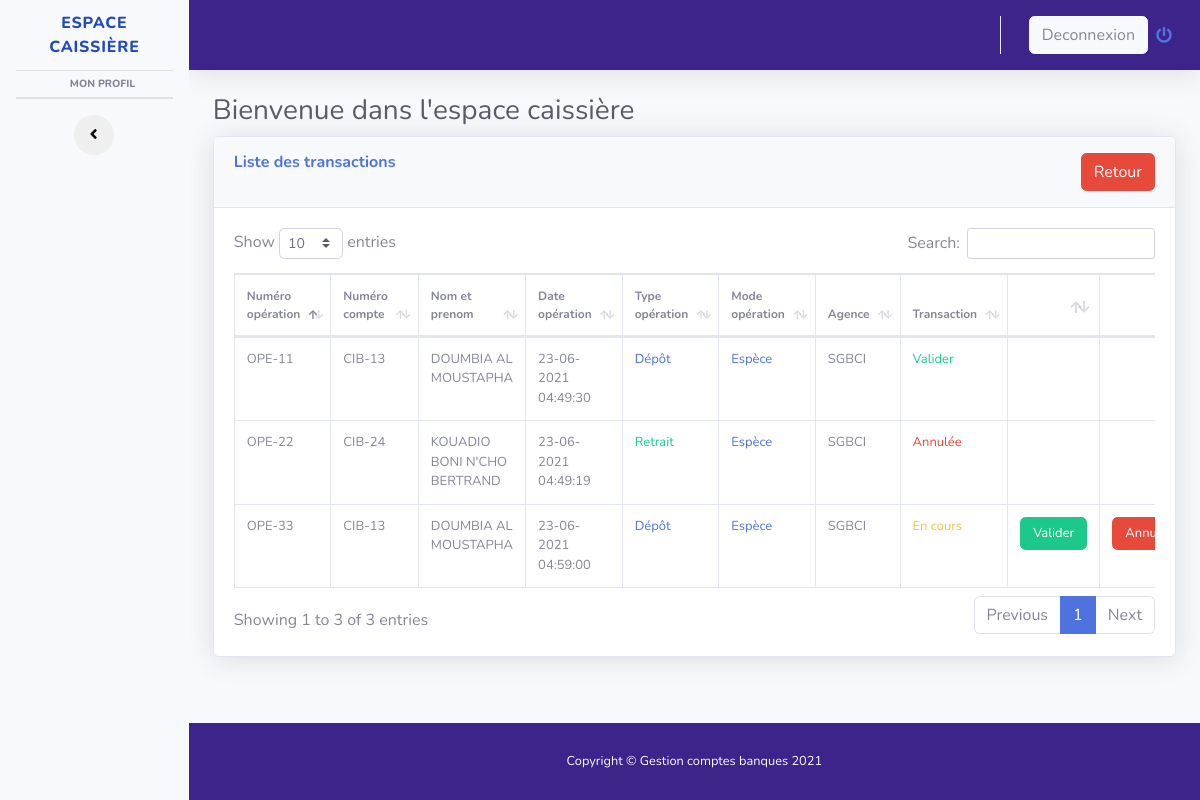
/espace_caissiere_liste_transaction.php, run on the app's committed database.
### tables this page shows
CREATE TABLE `operation` (
  `idopteration` int(11) NOT NULL,
  `numerooperation` varchar(255) NOT NULL,
  `dateoperation` varchar(255) NOT NULL,
  `visaoperation` varchar(255) DEFAULT NULL,
  `numerocpte` varchar(255) NOT NULL,
  `idtypeoperation` int(11) NOT NULL,
  `idmodeoperation` int(11) NOT NULL,
  `idagence` int(11) NOT NULL,
  `issueoperation` int(1) NOT NULL DEFAULT 0,
  `montantoperation` int(20) NOT NULL DEFAULT 0
);

CREATE TABLE `compte` (
  `idcompte` int(11) NOT NULL,
  `numerocpte` varchar(255) NOT NULL,
  `visaouverture` varchar(255) DEFAULT NULL,
  `dateouverture` varchar(255) NOT NULL,
  `datefermeture` varchar(255) DEFAULT NULL,
  `visafermeture` varchar(255) DEFAULT NULL,
  `obscpte` varchar(255) NOT NULL,
  `soldecpte` double NOT NULL DEFAULT 0,
  `idclient` int(11) NOT NULL,
  `archive` int(1) NOT NULL DEFAULT 0
);

CREATE TABLE `client` (
  `idclient` int(11) NOT NULL,
  `cni` varchar(255) DEFAULT NULL,
  `nomclient` varchar(255) NOT NULL,
  `prenomclient` varchar(255) NOT NULL,
  `datenaissance` date NOT NULL,
  `profession` varchar(255) NOT NULL,
  `telephone` varchar(255) NOT NULL,
  `email` varchar(255) DEFAULT NULL,
  `lienphoto` varchar(255) DEFAULT NULL,
  `liensignature` varchar(255) DEFAULT NULL,
  `archive` int(1) NOT NULL DEFAULT 0,
  `idsexe` int(1) NOT NULL DEFAULT 1
);

CREATE TABLE `typecompte` (
  `idtypeoperation` int(11) NOT NULL,
  `libtypeoperation` varchar(255) NOT NULL
);

CREATE TABLE `modeoperation` (
  `idmodeoperation` int(11) NOT NULL,
  `libmodeoperation` varchar(255) NOT NULL
);

CREATE TABLE `agence` (
  `idagence` int(11) NOT NULL,
  `libagence` varchar(255) NOT NULL,
  `localisationagence` varchar(255) NOT NULL,
  `contactagence` varchar(255) NOT NULL
);

### espace_caissiere_liste_transaction.php (the view, shortened to what this page needs)
<?php
$bd = bd();
?>
<!DOCTYPE html>
<html lang="en">
<head>
  <link href="vendor/fontawesome-free/css/all.min.css" rel="stylesheet" type="text/css">
  <link rel="stylesheet" href="//maxcdn.bootstrapcdn.com/font-awesome/4.7.0/css/font-awesome.min.css" />
  <link href="css/sb-admin-2.min.css" rel="stylesheet">
  <link href="vendor/datatables/dataTables.bootstrap4.min.css" rel="stylesheet">
</head>
<body id="page-top">
<div id="wrapper" class="bg-dark">
    <ul class="navbar-nav bg-light sidebar sidebar-white accordion" id="accordionSidebar">
      <a class="sidebar-brand d-flex align-items-center justify-content-center" href="#">
        <div class="sidebar-brand-icon rotate-n-15">
        </div>
        <div class="sidebar-brand-text mx-3">ESPACE CAISSIÈRE</div>
      </a>
      <hr class="sidebar-divider my-0">
      <div class="sidebar-heading" style="margin:5px auto;">
        Mon profil
      </div>
      <hr class="sidebar-divider my-0">
      <hr class="sidebar-divider">
      <div class="text-center d-none d-md-inline">
        <button class="rounded-circle border-0" id="sidebarToggle"></button>
      </div>
    </ul>
    <div id="content-wrapper" class="d-flex flex-column">
      <div id="content">
        <nav class="navbar navbar-expand text-light topbar mb-4 static-top shadow" style="background:rgb(60,36,139);">
          <ul class="navbar-nav ml-auto">
            <li class="nav-item dropdown no-arrow">
              <a class="nav-link dropdown-toggle" href="#" id="userDropdown" role="button" data-toggle="dropdown" aria-haspopup="true" aria-expanded="false">
                <span class="mr-2 d-none d-lg-inline text-gray-600 small btn btn-light">Deconnexion</span>
                <i class="fas fa-power-off"></i>
              </a>
            </li>
          </ul>
        </nav>
        <div class="container-fluid">
          <h1 class="h3 mb-2 text-gray-800">Bienvenue dans l'espace caissière </h1>
          <div class="card shadow mb-4">
            <div class="card-header py-3">
              <h6 class="m-0 font-weight-bold text-primary">Liste des transactions <a href="espace_caissiere_home.php" class="btn btn-danger text-white" style="float:right;">Retour </a></h6>
            </div>
            <div class="card-body">
              <div class="table-responsive">
                <table class="table table-bordered" id="dataTable" width="100%" cellspacing="0">
                <?php
                    $requete = $bd->prepare("SELECT * FROM operation LEFT JOIN compte ON operation.numerocpte = compte.numerocpte LEFT JOIN client ON client.idclient = compte.idclient LEFT JOIN agence ON operation.idagence = agence.idagence LEFT JOIN modeoperation ON operation.idmodeoperation  = modeoperation.idmodeoperation  LEFT JOIN typecompte ON typecompte.idtypeoperation = operation.idtypeoperation LEFT JOIN sexe ON sexe.idsexe = client.idsexe WHERE compte.archive = 0");
                    $requete->execute();
                  ?>
                  <thead>
                    <tr>
                      <th style="font-size:12px;">Numéro opération</th>
                      <th style="font-size:12px;">Numéro compte</th>
                      <th style="font-size:12px;">Nom et prenom</th>
                      <th style="font-size:12px;">Date opération</th>
                      <th style="font-size:12px;">Type opération</th>
                      <th style="font-size:12px;">Mode opération</th>
                      <th style="font-size:12px;">Agence</th>
                      <th style="font-size:12px;">Transaction</th>
                      <th></th>
                      <th></th>
                    </tr>
                  </thead>
                  <tbody>
                    <?php
                    while($donne = $requete->fetch() ){ ?>
                    <tr>
                      <td style="font-size:13px;"><?php echo $donne['numerooperation'].''.$donne['idopteration']; ?></td>
                      <td style="font-size:13px;"><?php echo $donne['numerocpte'].''.$donne['idcompte'];?></td>
                      <td style="font-size:13px;"><?php echo $donne['nomclient'].' '.$donne['prenomclient'];?></td>
                      <td style="font-size:13px;"><?php echo $donne['dateoperation'];?></td>
                      <?php if($donne['libtypeoperation'] == "Dépôt"){?>
                      <td style="font-size:13px;" class="text-primary"><?php echo $donne['libtypeoperation'];?></td>
                      <?php }else{?>
                        <td style="font-size:13px;" class="text-success"><?php echo $donne['libtypeoperation'];?></td>
                      <?php }?>
                      <?php if($donne['libmodeoperation'] == "Espèce"){?>
                      <td style="font-size:13px;" class="text-primary"><?php echo $donne['libmodeoperation'];?></td>
                      <?php }else{?>
                        <td style="font-size:13px;" class="text-success"><?php echo $donne['libmodeoperation'];?></td>
                      <?php }?>
                      <td style="font-size:13px;"><?php echo $donne['libagence'];?></td>
                      <?php if($donne['issueoperation'] == 0){?>
                      <td style="font-size:13px;" class="text-warning">En cours</td>
                      <?php }elseif($donne['issueoperation'] == 1){?>
                        <td style="font-size:13px;" class="text-success">Valider</td>
                      <?php }else{?>
                        <td style="font-size:13px;" class="text-danger">Annulée</td>
                      <?php }?>
                      <?php if($donne['issueoperation'] == 0 ){?>
                        <td><a class="btn btn-success" style="font-size:13px;" href="transaction.php?Id_etu=<?php echo $donne['idopteration'];?>">Valider</a></td>
                      <td><a class="btn btn-danger" style="font-size:13px;" href="annule_transaction.php?Id_etu=<?php echo $donne['idopteration'];?>">Annuler</a></td>
                      <?php }else{?>
                        <td></td>
                        <td></td>
                      <?php }?>
                    </tr>
                    <?php
                    }
                    ?>
                  </tbody>
                </table>
              </div>
            </div>
          </div>
        </div>
      </div>
      <footer class="sticky-footer text-light" style="background:rgb(60,36,139);">
        <div class="container my-auto">
          <div class="copyright text-center my-auto">
            <span>Copyright &copy; Gestion comptes banques 2021</span>
          </div>
        </div>
      </footer>
    </div>
  </div>
</body>
</html>

### data on the page
operation: numerooperation "OPE-1", idopteration "1", compte.numerocpte "CIB-1", compte.idcompte "3", client.nomclient "DOUMBIA", client.prenomclient "AL MOUSTAPHA", dateoperation "23-06-2021 04:49:30", idtypeoperation.libtypeoperation "Dépôt", idmodeoperation.libmodeoperation "Espèce", idagence.libagence "SGBCI", issueoperation "Valider"
operation: numerooperation "OPE-2", idopteration "2", compte.numerocpte "CIB-2", compte.idcompte "4", client.nomclient "KOUADIO", client.prenomclient "BONI N'CHO BERTRAND", dateoperation "23-06-2021 04:49:19", idtypeoperation.libtypeoperation "Retrait", idmodeoperation.libmodeoperation "Espèce", idagence.libagence "SGBCI", issueoperation "Annulée"
operation: numerooperation "OPE-3", idopteration "3", compte.numerocpte "CIB-1", compte.idcompte "3", client.nomclient "DOUMBIA", client.prenomclient "AL MOUSTAPHA", dateoperation "23-06-2021 04:59:00", idtypeoperation.libtypeoperation "Dépôt", idmodeoperation.libmodeoperation "Espèce", idagence.libagence "SGBCI", issueoperation "En cours"
